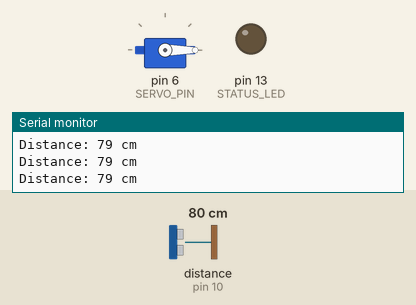
Recording of a sketch running on a simulated Arduino Uno, built with avr-gcc and run on an emulated ATmega328P. Shown: servo, output pins drawn as LEDs (lit = HIGH), the last lines printed to the serial monitor. Wiring (inferred from the names in the program): ultrasonic range finder: trigger pin 9; echo pin 10. Inputs (shaded band) come from the test bench; at power-on: distance to the obstacle (sensor on pin 10) 80 cm. The echo pulse lasts 58.3 µs per cm; pins used as bus, display or sensor lines are not drawn.

Above: at 1.2 s.
1.3 s: distance to the obstacle (sensor on pin 10) set to 54 cm
2.8 s: distance to the obstacle (sensor on pin 10) set to 48 cm
At 3.5 s:
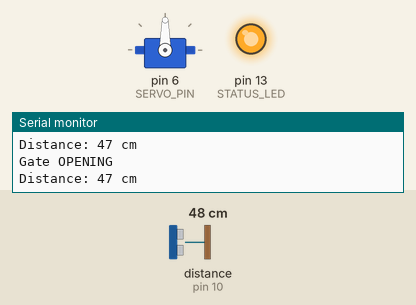
Timing chart, 0 to 5.8 s (numbered marks = the images above; inputs shaded):
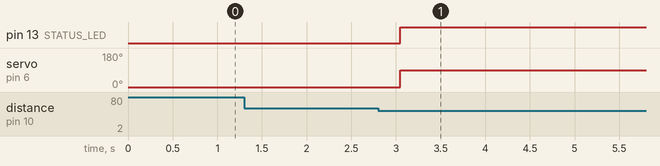

The sketch:

automatic-gate-opener.ino
```cpp
/*
  Automatic Gate Opener
  ---------------------
  An HC-SR04 ultrasonic sensor watches for a vehicle or person
  approaching the gate. When something gets close, a servo
  swings a small model gate open (use a relay / motor driver
  for a real gate - see README). The gate stays open while the
  way is occupied, then closes after a clear delay. An
  obstacle while closing re-opens the gate (safety stop). The
  servo starts in the CLOSED position (safe default).

  Wiring:
    HC-SR04 TRIG: D9, ECHO: D10, VCC 5V, GND GND
    Servo signal: D6 (servo power from a separate 5V supply
                      for anything larger than a micro servo)
    Status LED  : D13 (through a 220 ohm resistor to GND)
*/

#include <Servo.h>

// ---- Pin definitions ----
const int SERVO_PIN  = 6;   // Servo / gate motor control
const int TRIG_PIN   = 9;   // HC-SR04 trigger
const int ECHO_PIN   = 10;  // HC-SR04 echo
const int STATUS_LED = 13;  // Built-in / status LED

// ---- Gate settings ----
const int OPEN_ANGLE   = 90;   // Servo angle: gate open
const int CLOSED_ANGLE = 0;    // Servo angle: gate closed
const int DETECT_DISTANCE_CM = 50;   // Approach distance: open the gate
const unsigned long CLOSE_DELAY_MS = 5000;  // Close 5 s after way is clear

Servo gateServo;
bool gateOpen = false;
unsigned long wayClearSince = 0;

int readDistanceCm() {
  digitalWrite(TRIG_PIN, LOW);
  delayMicroseconds(2);
  digitalWrite(TRIG_PIN, HIGH);
  delayMicroseconds(10);
  digitalWrite(TRIG_PIN, LOW);
  unsigned long duration = pulseIn(ECHO_PIN, HIGH, 30000UL);
  if (duration == 0) return -1;  // No echo: treat as clear, never as blocked
  return (int)(duration * 0.0343 / 2.0);
}

void setGate(bool open) {
  gateOpen = open;
  gateServo.write(open ? OPEN_ANGLE : CLOSED_ANGLE);
  digitalWrite(STATUS_LED, open ? HIGH : LOW);
  Serial.println(open ? "Gate OPENING" : "Gate CLOSING");
}

void setup() {
  pinMode(TRIG_PIN, OUTPUT);
  pinMode(ECHO_PIN, INPUT);
  pinMode(STATUS_LED, OUTPUT);

  // Safe default: gate CLOSED on startup.
  gateServo.attach(SERVO_PIN);
  gateServo.write(CLOSED_ANGLE);
  digitalWrite(STATUS_LED, LOW);
  wayClearSince = millis();

  Serial.begin(9600);
  Serial.println("Automatic Gate Opener ready. Gate is closed.");
}

void loop() {
  int distance = readDistanceCm();
  bool occupied = (distance > 0 && distance < DETECT_DISTANCE_CM);

  Serial.print("Distance: ");
  if (distance < 0) Serial.println("clear (no echo)");
  else { Serial.print(distance); Serial.println(" cm"); }

  if (occupied) {
    wayClearSince = millis();
    if (!gateOpen) setGate(true);  // Also re-opens if closing on an obstacle
  } else if (gateOpen && millis() - wayClearSince > CLOSE_DELAY_MS) {
    setGate(false);
  }

  delay(300);
}
```

Measured:
- the behaviour switches between 51 and 50 cm on distance to the obstacle (sensor on pin 10) (found by bisection; images 0 and 1)
- after the input at 2.8 s, pin 13 (STATUS_LED): LOW → HIGH after 0.25 s; servo on pin 6 (SERVO_PIN): 0° → 90° after 0.25 s
